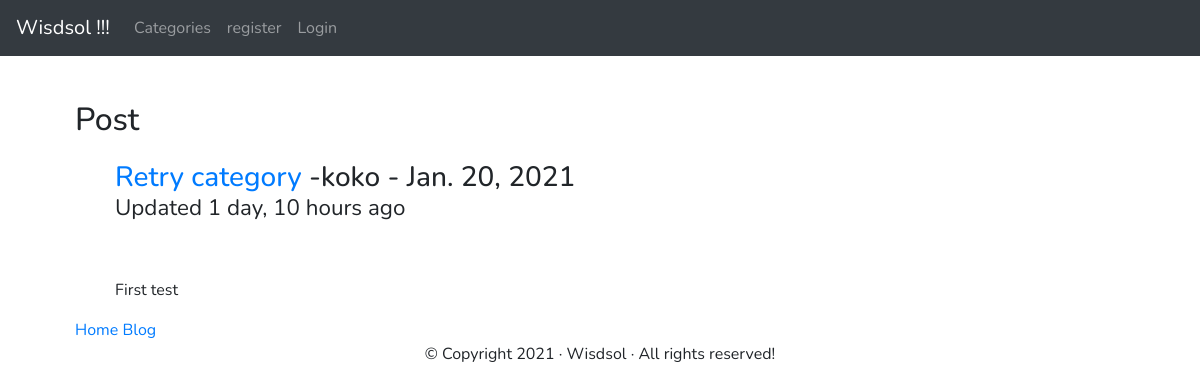
Screenshot of /blog/ with the database file from the repository.
### blog/models.py (models this page shows, shortened)
class TimespamtedModel(models.Model):
    created_at=models.DateTimeField(auto_now_add=True)
    updated_at=models.DateTimeField(auto_now=True)
    class Meta:
        abstract=True

class Post(TimespamtedModel):
    title = models.CharField(max_length=255)
    title_tag = models.CharField(max_length=255)
    author = models.ForeignKey(User,on_delete=models.CASCADE)
    body=RichTextField(blank=True, null=True)
    post_date = models.DateField(auto_now_add=True)
    category = models.CharField(max_length=255,default='category')
    likes = models.ManyToManyField(User, related_name='blog_posts')

### blog/views.py (the view)
# urls.py: path('',HomeView.as_view(),name="home"),
class HomeView(ListView):
	model=Post
	template_name='home.html'
	ordering=['-updated_at']
	def get_context_data(self,*args,**kwargs):
		cat_menu=Category.objects.all()
		context=super(HomeView,self).get_context_data(*args,**kwargs)
		context["cat_menu"]=cat_menu
		return context

### blog/templates/home.html (shortened to what this page needs)
{% extends 'base.html' %}
{% block content%}
{% load static %}
<h1>Post</h1>
<ul>
{% for post in object_list%}
    <article>
        <h3 class="title", "add_post" {{author.id}}>
            <a href="{%url 'blog:article-detail' post.pk %}">{{post.title}}</a>
            <a href="{%url 'blog:category' post.category|slugify %}">{{post.category}}</a>
            -{{post.author.first_name}}
            {{post.author.last_name}}-
            {{post.post_date}} <small>
            <p class="time"><time datetime="{{post.created_at|date:'Y-m-d'}}">Updated {{post.updated_at|timesince}} ago</time></p>
        </h3>
	</small><br/>
    <p class="content">{{post.body|truncatewords:3|safe}}</p>
    </article>
{%endfor%}
</ul>
{% endblock %}

### static/css/styles.css (style rules this page uses)
* { box-sizing: border-box; }
body { margin:0; padding:0; font-family:'Nunito'; }

### rows the page displays
Post: title "Retry", category "category", author.first_name "koko", post_date "Jan. 20, 2021", updated_at "1 day, 10 hours", body "First test"
